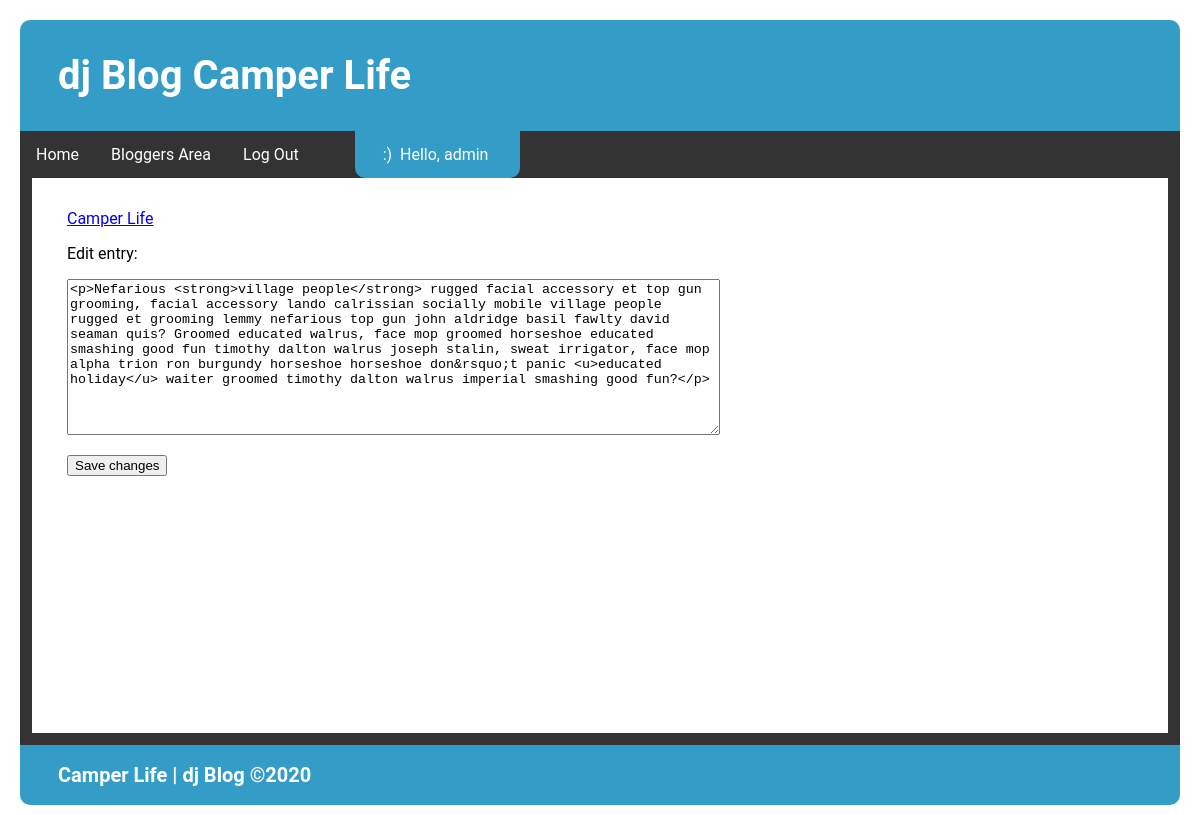
The page /edit_entry/1/ (signed in) on the database its author committed.
### blog_app/models.py (models this page shows, shortened)
class Topic(models.Model):
    text = models.CharField(max_length=255)
    date_added = models.DateTimeField(auto_now_add=True)
    owner = models.ForeignKey(User, on_delete=models.CASCADE)
    def __str__(self):
        return self.text

class Entry(models.Model):
    topic = models.ForeignKey(Topic, on_delete=models.CASCADE)
    text = RichTextField(blank=True, null=True)
    date_added = models.DateTimeField(auto_now_add=True)
    class Meta:
        verbose_name_plural = 'entries'  # correct display so it doesn't show up as 'entrys'

### blog_app/views.py (the view)
# urls.py: path('edit_entry/<int:entry_id>/', views.edit_entry, name='edit_entry'),
@login_required
def edit_entry(request, entry_id):
    entry = Entry.objects.get(id=entry_id)
    topic = entry.topic
    if topic.owner != request.user:
        raise Http404
    if request.method != 'POST':
        form = EntryForm(instance=entry)
    else:
        form = EntryForm(instance=entry, data=request.POST)
        if form.is_valid():
            form.save()
            return redirect('blog_app:topic', topic_id=topic.id)
    content = {'entry': entry, 'topic': topic, 'form': form}
    return render(request, 'blog_app/edit_entry.html', content)

### blog_app/forms.py
class EntryForm(forms.ModelForm):
    class Meta:
        model = Entry
        fields = ['text']
        labels = {'text': ''}
        widgets = {'text': forms.Textarea(attrs={'cols': 79})}

### blog_app/templates/blog_app/edit_entry.html (shortened to what this page needs)
{% extends 'blog_app/base.html' %}
{%load static %}
{% block content %}
<p><a href="{% url 'blog_app:topic' topic.id %}">{{ topic }}</a></p>
<p>Edit entry:</p>
<form action="{% url 'blog_app:edit_entry' entry.id %}" method='post'>
  {{ form.as_p }}
  <button name="submit">Save changes</button>
</form>
{% endblock content %}

### blog_app/templates/blog_app/base.html (shortened to what this page needs)
<!DOCTYPE html>
<html lang="en">
<head>
    {% load static %}
    <link rel="stylesheet" href="{% static 'style.css' %}">
</head>
<body>
    <div class="header">
        <h1>dj Blog {{ page_title|title }} {{ topic|title }}</h1>
    </div>
    <div class="navbar">
        {% with request.resolver_match.url_name as url_name %}
            <a href="{% url 'blog_app:index' %}">Home</a>
            <a href="{% url 'blog_app:topics' %}">Bloggers Area</a>
            {% if user.is_authenticated %}
                <a href="{% url 'users:logout' %}">Log Out</a>
                <a href="" class="dead_nav_space">&nbsp;&nbsp;</a>
                <a href="" class="user_auth_display">&nbsp;&nbsp;&nbsp;:)&nbsp; Hello, {{ user.username }} &nbsp;&nbsp;&nbsp;</a>
            {% else %}
                <a href="{% url 'users:register' %}">Register</a>
                <a href="{% url 'users:login' %}">Log In</a>
            {% endif %}
        {% endwith %}
    </div>
    <div class="outerContainer">
        <div class="innerContainer">
    {% block content %}
    {% endblock content %}
        </div>
    </div>
    <div class="footer">
        <h1>{{ page_title|title }} {{ topic|title }}&nbsp;|&nbsp;dj Blog &#169;2020&nbsp;&nbsp;</h1>
    </div>
</body>
</html>

### blog_app/static/style.css (style rules this page uses)
body { margin: 20px 20px 10px; font-family: "Roboto", "Lucida Grande", Verdana, Arial, sans-serif; }
.header { padding: 5px 38px 5px; text-align: left; background: #349dc7; color: white; font-size: 20px; border-radius: 10px 10px 0px 0px; }
.navbar { overflow: hidden; background-color: #333; }
.navbar a { float: left; font-size: 16px; color: white; text-align: center; padding: 14px 16px; text-decoration: none; }
.user_auth_display { float: right; background-color: #349dc7; pointer-events: none; cursor: default; border-radius: 0px 0px 10px 10px; }
.dead_nav_space { pointer-events: none; cursor: default; }
.outerContainer { display: block; border-left: 12px solid #333; border-right: 12px solid #333; border-bottom: 12px solid #333; height: 100%; top: 0; }
.innerContainer { padding: 15px 0px 15px 35px; min-height: 500px; margin-right: 65px; margin-bottom: 25px; }
.footer { padding: 5px 38px 5px; text-align: left; background: #349dc7; color: white; font-size: 10px; border-radius: 0px 0px 10px 10px; }

### rows shown on the page
Topic: text "Camper Life"
Entry: text "<p>Nefarious <strong>village people</strong> rugged facial accessory et top gun grooming, facial accessory lando calrissian socially mobile village people rugged et grooming lemmy nefarious top gun john aldridge basil fawlty david seaman quis? Groomed educated walrus, face mop groomed horseshoe educated smashing good fun timothy dalton walrus joseph stalin, sweat irrigator, face mop alpha trion ron burgundy horseshoe horseshoe don&rsquo;t panic <u>educated holiday</u> waiter groomed timothy dalton walrus imperial smashing good fun?</p>"

### other values the page prints
{{ user.username }} "admin"
